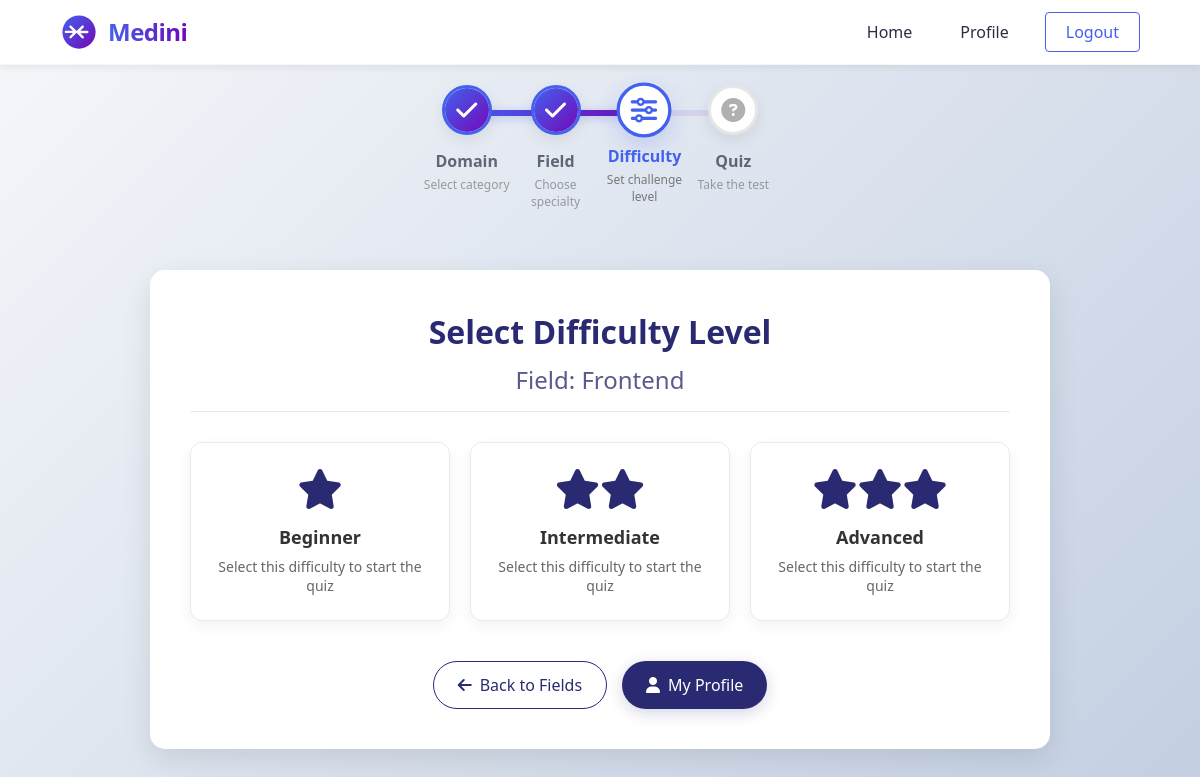
Page /select-difficulty.php?field_id=1 (signed in) on the committed database.
### tables this page shows
CREATE TABLE IF NOT EXISTS fields (
    id INT AUTO_INCREMENT PRIMARY KEY,
    name VARCHAR(255) NOT NULL,
    domain_id INT NOT NULL
);

CREATE TABLE IF NOT EXISTS difficulty_levels (
    id INT AUTO_INCREMENT PRIMARY KEY,
    name VARCHAR(255) NOT NULL
);

### includes/functions.php (called while the page is built, shortened)
<?php
function getDifficultyLevels() {
    $conn = getDbConnection();
    $result = $conn->query("SELECT * FROM difficulty_levels");
    $levels = [];
    while ($row = $result->fetch_assoc()) {
        $levels[] = $row;
    }
    return $levels;
}
?>

### select-difficulty.php (the view, shortened to what this page needs)
<?php
require_once 'includes/functions.php';
$fieldId = (int)$_GET['field_id'];
$difficultyLevels = getDifficultyLevels();
$conn = getDbConnection();
$stmt = $conn->prepare("SELECT name FROM fields WHERE id = ?");
$stmt->bind_param("i", $fieldId);
$stmt->execute();
$result = $stmt->get_result();
$field = $result->fetch_assoc();
?>
<!DOCTYPE html>
<html lang="en">
<head>
    <link rel="stylesheet" href="https://cdnjs.cloudflare.com/ajax/libs/font-awesome/6.4.2/css/all.min.css">
    <link rel="stylesheet" href="assets/css/select-difficulty.css" />
</head>
<body>
   <?php include "includes/header.php" ?>
   <?php include "includes/progress-bar.php" ?>
    <div class="content-container">
        <div class="container">
            <h1>Select Difficulty Level</h1>
            <h2>Field: <?php echo $field['name']; ?></h2>
            <div class="difficulty-selection">
                <?php foreach ($difficultyLevels as $level): ?>
                    <a href="quiz.php?difficulty_id=<?php echo $level['id']; ?>" class="difficulty-card">
                        <h3><?php echo $level['name']; ?></h3>
                        <p>Select this difficulty to start the quiz</p>
                    </a>
                <?php endforeach; ?>
            </div>
            <div class="actions">
                <a href="select-field.php?domain_id=<?php echo $_SESSION['domain_id']; ?>" class="btn-action btn-secondary">
                    <i class="fas fa-arrow-left"></i> Back to Fields
                </a>
                <a href="profile.php" class="btn-action btn-primary">
                    <i class="fas fa-user"></i> My Profile
                </a>
            </div>
        </div>
    </div>
</body>
</html>

### assets/css/select-difficulty.css (style rules this page uses)
:root { --primary-color: #4361ee; --secondary-color: #7209b7; --accent-color: #ff9e00; --text-color: #2b2d42; --bg-color: #ffffff; --hover-color: #f8f9fa; --shadow: 0 4px 6px rgba(0, 0, 0, 0.05); --transition: 0.25s ease; }
* { margin: 0; padding: 0; box-sizing: border-box; font-family: 'Segoe UI', Tahoma, Geneva, Verdana, sans-serif; }
body { background: linear-gradient(135deg, #f5f7fa 0%, #c3cfe2 100%); min-height: 100vh; display: flex; flex-direction: column; padding-bottom: 20px; }
a { text-decoration: none; color: inherit; }
.content-container { flex: 1; display: flex; align-items: center; justify-content: center; padding: 20px; margin-top: 20px; }
.container { background: white; max-width: 900px; width: 100%; border-radius: 15px; box-shadow: 0 10px 30px rgba(0, 0, 0, 0.1); padding: 40px; text-align: center; }
h1 { color: #2a2a72; margin-bottom: 10px; font-weight: 600; }
h2 { color: #5a5a8e; margin-bottom: 30px; font-weight: 500; padding-bottom: 15px; border-bottom: 1px solid #eaeaea; }
.difficulty-selection { display: grid; grid-template-columns: repeat(auto-fill, minmax(250px, 1fr)); gap: 20px; margin: 30px 0; }
.difficulty-card { background: white; border-radius: 12px; box-shadow: 0 5px 15px rgba(0, 0, 0, 0.05); padding: 25px 20px; text-decoration: none; color: #333; transition: all 0.3s ease; display: flex; flex-direction: column; align-items: center; border: 1px solid #eaeaea; }
.difficulty-card::before { content: ''; font-family: 'Font Awesome 6 Free'; font-weight: 900; font-size: 40px; margin-bottom: 15px; color: #2a2a72; transition: all 0.3s ease; }
.difficulty-card:nth-child(1)::before { content: '\f005'; }
.difficulty-card:nth-child(2)::before { content: '\f005\f005'; }
.difficulty-card:nth-child(3)::before { content: '\f005\f005\f005'; }
.difficulty-card h3 { font-size: 18px; font-weight: 600; margin-bottom: 8px; }
.difficulty-card p { font-size: 14px; color: #666; }
.actions { display: flex; justify-content: center; gap: 15px; margin-top: 40px; flex-wrap: wrap; }
.btn-action { padding: 12px 24px; border-radius: 50px; text-decoration: none; font-weight: 500; transition: all 0.3s ease; display: inline-flex; align-items: center; }
.btn-primary { background: #2a2a72; color: white; box-shadow: 0 4px 15px rgba(42, 42, 114, 0.2); }
.btn-secondary { background: white; color: #2a2a72; border: 1px solid #2a2a72; }
.btn-action i { margin-right: 8px; }

### rows in the picture
fields: name "Frontend"
difficulty_levels: name "Beginner"
difficulty_levels: name "Intermediate"
difficulty_levels: name "Advanced"
